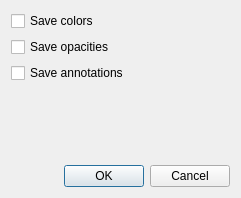
<?xml version="1.0" encoding="UTF-8"?>
<ui version="4.0">
 <class>SavePresetOptions</class>
 <widget class="QDialog" name="SavePresetOptions">
  <property name="geometry">
   <rect>
    <x>0</x>
    <y>0</y>
    <width>241</width>
    <height>198</height>
   </rect>
  </property>
  <property name="windowTitle">
   <string>Save Preset Options</string>
  </property>
  <layout class="QVBoxLayout" name="verticalLayout">
   <item>
    <widget class="QCheckBox" name="saveColors">
     <property name="toolTip">
      <string>&lt;html&gt;&lt;head/&gt;&lt;body&gt;&lt;p&gt;Check to save colors to the preset.&lt;/p&gt;&lt;/body&gt;&lt;/html&gt;</string>
     </property>
     <property name="text">
      <string>Save colors</string>
     </property>
    </widget>
   </item>
   <item>
    <widget class="QCheckBox" name="saveOpacities">
     <property name="toolTip">
      <string>&lt;html&gt;&lt;head/&gt;&lt;body&gt;&lt;p&gt;Check to save opacities to the preset.&lt;/p&gt;&lt;/body&gt;&lt;/html&gt;</string>
     </property>
     <property name="text">
      <string>Save opacities</string>
     </property>
    </widget>
   </item>
   <item>
    <widget class="QCheckBox" name="saveAnnotations">
     <property name="toolTip">
      <string>&lt;html&gt;&lt;head/&gt;&lt;body&gt;&lt;p&gt;Check to save annotations to the preset.&lt;/p&gt;&lt;/body&gt;&lt;/html&gt;</string>
     </property>
     <property name="text">
      <string>Save annotations</string>
     </property>
    </widget>
   </item>
   <item>
    <spacer name="verticalSpacer">
     <property name="orientation">
      <enum>Qt::Vertical</enum>
     </property>
     <property name="sizeHint" stdset="0">
      <size>
       <width>20</width>
       <height>40</height>
      </size>
     </property>
    </spacer>
   </item>
   <item>
    <widget class="QDialogButtonBox" name="buttonBox">
     <property name="orientation">
      <enum>Qt::Horizontal</enum>
     </property>
     <property name="standardButtons">
      <set>QDialogButtonBox::Cancel|QDialogButtonBox::Ok</set>
     </property>
    </widget>
   </item>
  </layout>
 </widget>
 <resources/>
 <connections>
  <connection>
   <sender>buttonBox</sender>
   <signal>accepted()</signal>
   <receiver>SavePresetOptions</receiver>
   <slot>accept()</slot>
   <hints>
    <hint type="sourcelabel">
     <x>248</x>
     <y>254</y>
    </hint>
    <hint type="destinationlabel">
     <x>157</x>
     <y>274</y>
    </hint>
   </hints>
  </connection>
  <connection>
   <sender>buttonBox</sender>
   <signal>rejected()</signal>
   <receiver>SavePresetOptions</receiver>
   <slot>reject()</slot>
   <hints>
    <hint type="sourcelabel">
     <x>316</x>
     <y>260</y>
    </hint>
    <hint type="destinationlabel">
     <x>286</x>
     <y>274</y>
    </hint>
   </hints>
  </connection>
 </connections>
</ui>
